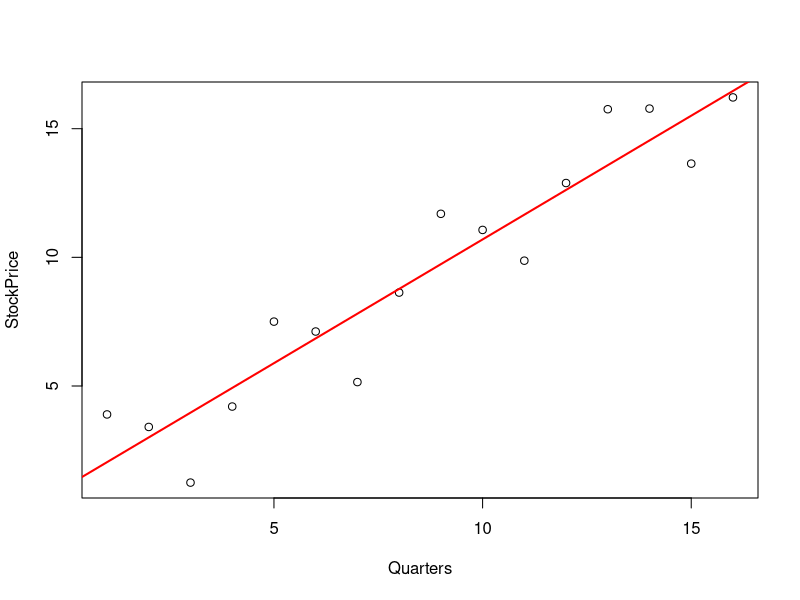
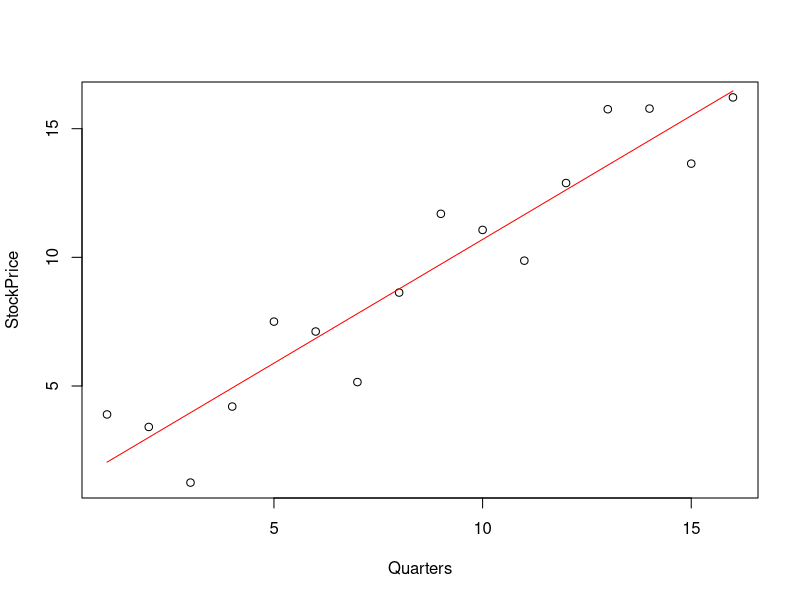
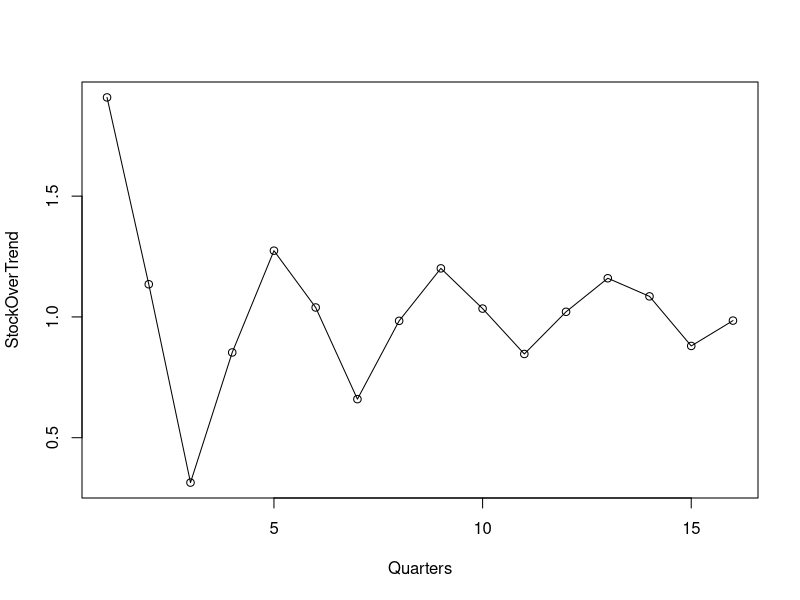
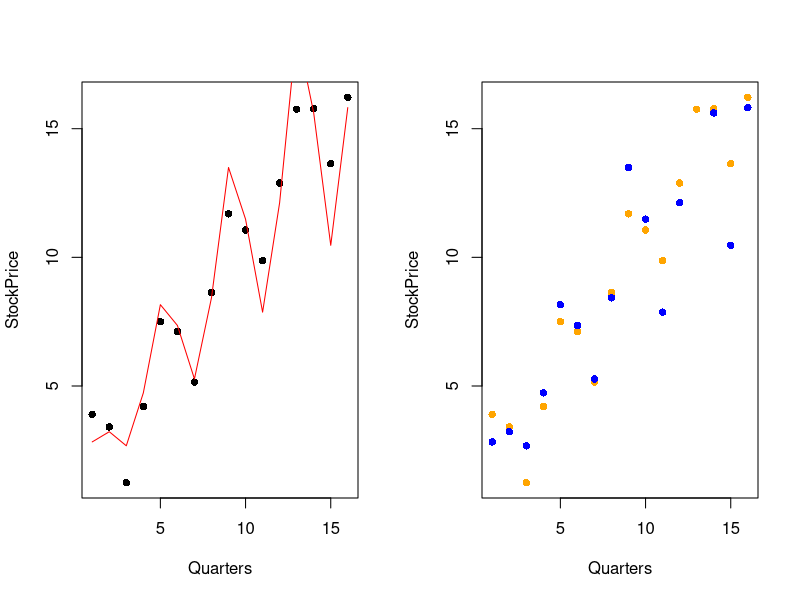
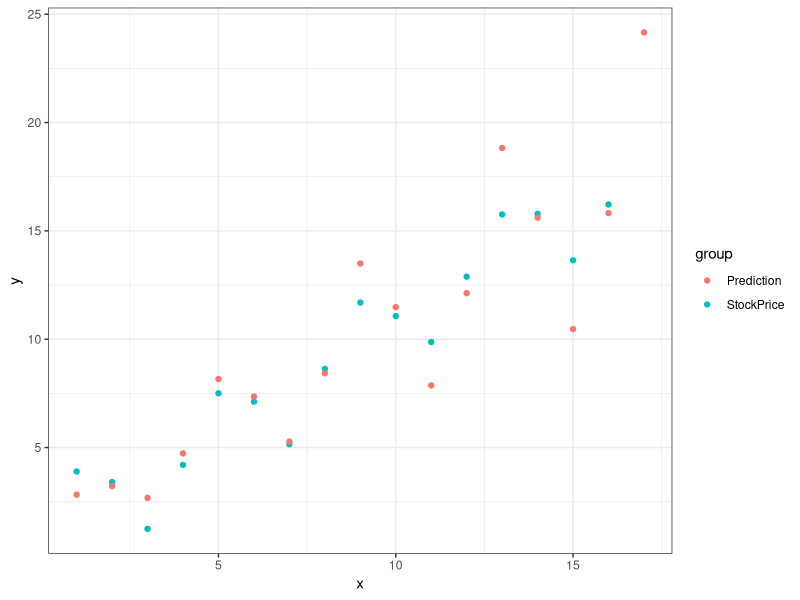

The R source for these figures, in order:
# ***Note this picks up at Part 3 of the README***

# Multiplicative Decomposition of Time Series Models


# Create a vector track of quarters across 4 years
Quarters<-c(1, 2, 3, 4, 5, 6, 7, 8, 9, 10, 11, 12, 13, 14, 15, 16)

# Create a vector to model stock prices across 4 years
StockPrice<-c(3.89414, 3.40792, 1.24523, 4.20107,
              7.50202, 7.11712, 5.1522, 8.63096,
              11.6921, 11.0655, 9.87043, 12.8885,
              15.7568, 15.7817, 13.6428, 16.2162)


# Plot the data points
plot(x = Quarters, y = StockPrice)

# Add a line of best fit
abline(lm(StockPrice~Quarters), col="red", lwd=2)


# Calculate the alpha and beta coefficients, where model Y = alpha + beta * time
# NOTE: You can just get the trend line from by doing abline, but above splits out the math
Beta <- (length(Quarters) * sum(StockPrice * Quarters) - sum(StockPrice)*sum(Quarters))/
  (length(Quarters) * sum(Quarters ^ 2) - sum(Quarters) ^ 2 )
Alpha <- mean(StockPrice) - Beta * mean(Quarters) 
 
# Now caluclate the trend line Y = = alpha + beta * time
Trend <- Alpha + Beta * Quarters

# Plot the data and add the trend line
plot(x= Quarters, y = StockPrice)
lines(Trend, col = "red")

StockOverTrend <- StockPrice/Trend

# Plot Y/Trend to leave just the cyclical component
# NOTE: type = "o" plots dots and line connection
plot(x= Quarters, y = StockOverTrend, type = "o")


# To get cyclical trend,  we need to get the average of each quarter
QuartersInYear <- 4
FirstQuarterSum <- 0
SecondQuarterSum <- 0 
ThirdQuarterSum <- 0 
FourthQuarterSum <- 0
for (i in 0:3){
  FirstQuarterSum = FirstQuarterSum + StockOverTrend[1 + i*QuartersInYear]
  SecondQuarterSum = SecondQuarterSum + StockOverTrend[2 + i*QuartersInYear]
  ThirdQuarterSum = ThirdQuarterSum + StockOverTrend[3 + i*QuartersInYear]
  FourthQuarterSum = FourthQuarterSum + StockOverTrend[4 + i*QuartersInYear]
}
OneYearCycle <- c(FirstQuarterSum/QuartersInYear, SecondQuarterSum/QuartersInYear, ThirdQuarterSum/QuartersInYear, FourthQuarterSum/QuartersInYear)
YearlyCycle <- rep(OneYearCycle, times=4)

# Get the predictions, Trend * Cyclical
Prediction <- Trend * YearlyCycle

# Plot the StockPrices with Predictions overlaid
par(mfrow = c(1,2))
plot(x= Quarters , y = StockPrice, pch=16)
lines(Prediction, col="red")

plot(x= Quarters , y = StockPrice, pch=16, col = "orange")
points(x = Prediction, pch=16, col="blue")


# Predict the 17th quarter stock price
Trend[17] <- Alpha + Beta * 17
YearlyCycle[17] <- OneYearCycle[1]
Prediction[17] <- Trend[17] * YearlyCycle[17]
Quarters[17] <- 17 

# Plot stock prices with the predicted 17th Quarter price
# NOTE: Need to use ggplot as the vectors are now of differing lengths
# install.packages("ggplot2")
library("ggplot2")

Data <- list(StockPrice, Prediction)
Data <- lapply(Data, function(x) cbind(x = seq_along(x), y = x))
list.names <- c("StockPrice", "Prediction")
LinesToPlot <- sapply(Data, nrow)
Data <- as.data.frame(do.call("rbind", Data))
Data$group <- rep(list.names, LinesToPlot)
ggplot(Data, aes(x = x, y = y, colour = group)) +
  theme_bw() +
  geom_point()
